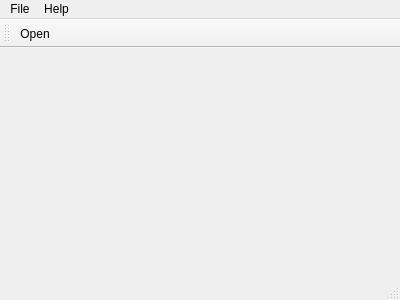
<?xml version="1.0" encoding="UTF-8"?>
<ui version="4.0">
 <class>MainWindow</class>
 <widget class="QMainWindow" name="MainWindow">
  <property name="geometry">
   <rect>
    <x>0</x>
    <y>0</y>
    <width>400</width>
    <height>300</height>
   </rect>
  </property>
  <property name="windowTitle">
   <string>Scorpion</string>
  </property>
  <widget class="QWidget" name="centralWidget"/>
  <widget class="QMenuBar" name="menuBar">
   <property name="geometry">
    <rect>
     <x>0</x>
     <y>0</y>
     <width>400</width>
     <height>22</height>
    </rect>
   </property>
   <widget class="QMenu" name="menuFile">
    <property name="title">
     <string>File</string>
    </property>
    <addaction name="actionNew"/>
    <addaction name="actionOpen"/>
    <addaction name="actionSave"/>
    <addaction name="separator"/>
    <addaction name="actionOpen_in_storage"/>
    <addaction name="actionSave_in_storage"/>
    <addaction name="separator"/>
    <addaction name="actionExit"/>
   </widget>
   <widget class="QMenu" name="menuAbout">
    <property name="title">
     <string>Help</string>
    </property>
    <addaction name="actionAbout"/>
   </widget>
   <addaction name="menuFile"/>
   <addaction name="menuAbout"/>
  </widget>
  <widget class="QToolBar" name="mainToolBar">
   <attribute name="toolBarArea">
    <enum>TopToolBarArea</enum>
   </attribute>
   <attribute name="toolBarBreak">
    <bool>false</bool>
   </attribute>
   <addaction name="actionAddWindow"/>
  </widget>
  <widget class="QStatusBar" name="statusBar"/>
  <action name="actionAddWindow">
   <property name="icon">
    <iconset>
     <normaloff>:/images/new.png</normaloff>:/images/new.png</iconset>
   </property>
   <property name="text">
    <string>Open</string>
   </property>
  </action>
  <action name="actionNew">
   <property name="text">
    <string>New</string>
   </property>
   <property name="shortcut">
    <string>Ctrl+N</string>
   </property>
  </action>
  <action name="actionOpen">
   <property name="text">
    <string>Open</string>
   </property>
   <property name="shortcut">
    <string>Ctrl+O</string>
   </property>
  </action>
  <action name="actionSave">
   <property name="text">
    <string>Save</string>
   </property>
   <property name="shortcut">
    <string>Ctrl+S</string>
   </property>
  </action>
  <action name="actionOpen_in_storage">
   <property name="text">
    <string>Open in storage</string>
   </property>
   <property name="shortcut">
    <string>Alt+O</string>
   </property>
  </action>
  <action name="actionSave_in_storage">
   <property name="text">
    <string>Save in storage</string>
   </property>
   <property name="shortcut">
    <string>Alt+S</string>
   </property>
  </action>
  <action name="actionExit">
   <property name="text">
    <string>Exit</string>
   </property>
   <property name="shortcut">
    <string>Ctrl+Q</string>
   </property>
  </action>
  <action name="actionAbout">
   <property name="text">
    <string>About</string>
   </property>
  </action>
 </widget>
 <layoutdefault spacing="6" margin="11"/>
 <resources/>
 <connections/>
</ui>
